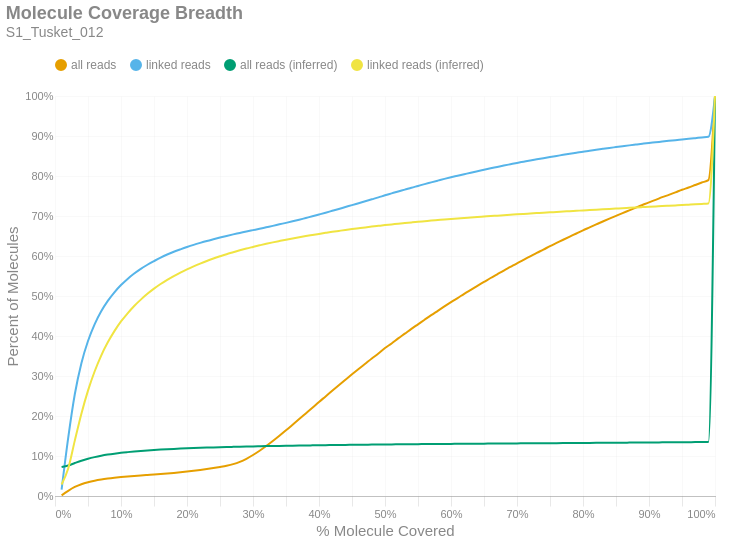

This figure's notebook cell:
### Markdown cell above
### Molecule Read Coverage
This chart shows molecule coverage breadth as computed by the number of bases aligned to that molecule. In other words, "*how much of each unique long molecule is actually sequenced/aligned?*" Keep in mind there is a distinction between sequences and alignments, since some sequences belonging to a particular molecule may not align well and wouldn't appear in the alignment data. This chart also shows molecule coverage breadth as computed by the *inferred fragment* from which the aligned sequences originate. Unlike read coverage, this calculation takes into account the total insert size, including unsequenced gaps between the forward and reverse reads. Like the previous figures, these are cumulative percents.

### Code cell
if SKIPLR:
    print_html(f"Skipped")
else:
    binned_df = consolidated_hist(valids['coverage_bp'], mask, 0.01, True)
    binned_df_inf = consolidated_hist(valids['coverage_inserts'], mask, 0.01, True)
    binned_df = binned_df.with_columns(pl.lit(binned_df_inf['all reads (cumsum)']).alias('all reads (inferred)'))
    binned_df = binned_df.with_columns(pl.lit(binned_df_inf['linked reads (cumsum)']).alias('linked reads (inferred)'))
    binned_df = binned_df.with_columns(
        (pl.col('bin').cast(pl.Float64) + 0.01).alias('right_edge')
    )

    with SafeRender(binned_df):
        (
            density_plot(binned_df, 'Molecule Coverage Breadth', samplename, 'molcov', ['all reads (inferred)','linked reads (inferred)'])
            .encode(
                #x=alt.X('bin:Q', title="% Molecule Covered").axis(format = '%').scale(padding=0),
                x=alt.X('right_edge:Q', title="% Molecule Covered").axis(format='%').scale(padding=0),
                y=alt.Y('value:Q', title='Percent of Molecules')
                    .axis(format='%')
                    .stack(False)
                    .scale(domainMin=0, padding=0),
                color=alt.Color("key:N").scale(domain = ["all reads", "linked reads", "all reads (inferred)", "linked reads (inferred)"]),
                tooltip = [
                    alt.Tooltip("key:N", title = "Data Type"),
                    alt.Tooltip("range_label:N", title="% Molecule Covered"),
                    alt.Tooltip("value:Q", format = ".2%", title="% Molecules")
                ]
            )
        ).display()

### Figure 1 — Vega-Lite specification as saved in the notebook (floating-point values rounded to 4 significant figures)
{"width": "container", "height": 400, "config": {"title": {"anchor": "start", "dy": -15, "fontSize": 18, "color": "#888888", "subtitleColor": "#888888", "subtitleFontSize": 14}, "arc": {"fill": "#0072B2"}, "axis": {"domainColor": "#888888", "domainWidth": 0.5, "gridWidth": 0.2, "grid": false, "titleFontWeight": 400, "titleFontSize": 15, "labelFontSize": 11, "labelColor": "#888888", "tickColor": "#888888", "tickWidth": 0.2, "titleColor": "#888888"}, "axisBand": {"grid": false}, "axisX": {"grid": true, "tickSize": 10, "domainCap": "round"}, "axisY": {"domain": false, "grid": true, "tickSize": 0, "domainCap": "round"}, "background": "transparent", "header": {"labelFontSize": 15, "labelColor": "#888888", "titleFontSize": 15, "titleFontWeight": 600, "titleColor": "#888888"}, "legend": {"labelFont": "sans-serif", "labelFontSize": 12, "labelColor": "#888888", "symbolSize": 100, "symbolType": "circle", "titleFontSize": 12, "titlePadding": 10, "titleColor": "#888888", "title": null, "orient": "top"}, "range": {"category": ["#E69F00", "#56B4E9", "#009E73", "#F0E442", "#0072B2", "#D55E00", "#CC79A7", "#000000"], "diverging": ["#cfe8f3", "#a2d4ec", "#73bfe2", "#46abdb", "#1696d2", "#12719e"]}, "area": {"fill": "#0072B2", "fillOpacity": 0.7, "line": true, "strokeOpacity": 0.7}, "line": {"color": "#0072B2", "stroke": "#0072B2", "strokeWidth": 2}, "trail": {"color": "#0072B2", "stroke": "#0072B2", "strokeWidth": 0, "size": 1}, "point": {"filled": true, "fillOpacity": 1.0, "size": 95}, "text": {"color": "#888888", "fontSize": 11, "align": "right", "fontWeight": 400, "size": 11}, "bar": {"fill": "#0072B2", "stroke": null}, "view": {"stroke": null, "continuousWidth": 660, "continuousHeight": 400}}, "data": {"name": "data-170cc8f62102b42ac751af52048fd308"}, "mark": {"type": "line", "interpolate": "monotone", "point": {"opacity": 0, "size": 275}}, "encoding": {"color": {"field": "key", "scale": {"domain": ["all reads", "linked reads", "all reads (inferred)", "linked reads (inferred)"]}, "type": "nominal"}, "tooltip": [{"field": "key", "title": "Data Type", "type": "nominal"}, {"field": "range_label", "title": "% Molecule Covered", "type": "nominal"}, {"field": "value", "format": ".2%", "title": "% Molecules", "type": "quantitative"}], "x": {"axis": {"format": "%"}, "field": "right_edge", "scale": {"padding": 0}, "title": "% Molecule Covered", "type": "quantitative"}, "y": {"axis": {"format": "%"}, "field": "value", "scale": {"domainMin": 0, "padding": 0}, "stack": false, "title": "Percent of Molecules", "type": "quantitative"}}, "params": [{"name": "param_c36ac31b6afebe62", "select": {"type": "point", "fields": ["key"]}, "bind": "legend"}], "title": {"text": "Molecule Coverage Breadth", "subtitle": "S1_Tusket_012"}, "transform": [{"fold": ["all reads (cumsum)", "linked reads (cumsum)", "all reads (inferred)", "linked reads (inferred)"]}, {"calculate": "replace(datum.key, ' (cumsum)', '')", "as": "key"}, {"filter": {"param": "param_c36ac31b6afebe62"}}], "usermeta": {"embedOptions": {"downloadFileName": "S1_Tusket_012.molcov"}}, "$schema": "https://vega.github.io/schema/vega-lite/v6.1.0.json", "datasets": {"data-170cc8f62102b42ac751af52048fd308": [{"bin": "0.0", "interval": "0.0-0.01", "all reads": 0.001632, "linked reads": 0.01594, "all reads (cumsum)": 0.001632, "linked reads (cumsum)": 0.01594, "range_label": "0.0-0.01", "all reads (inferred)": 0.07259, "linked reads (inferred)": 0.0288, "right_edge": 0.01}, {"bin": "0.01", "interval": "0.01-0.02", "all reads": 0.01139, "linked reads": 0.1292, "all reads (cumsum)": 0.01302, "linked reads (cumsum)": 0.1451, "range_label": "0.01-0.02", "all reads (inferred)": 0.07625, "linked reads (inferred)": 0.0686, "right_edge": 0.02}, {"bin": "0.02", "interval": "0.02-0.03", "all reads": 0.009588, "linked reads": 0.1093, "all reads (cumsum)": 0.02261, "linked reads (cumsum)": 0.2543, "range_label": "0.02-0.03", "all reads (inferred)": 0.08234, "linked reads (inferred)": 0.1384, "right_edge": 0.03}, {"bin": "0.03", "interval": "0.03-0.04", "all reads": 0.006905, "linked reads": 0.07774, "all reads (cumsum)": 0.02951, "linked reads (cumsum)": 0.3321, "range_label": "0.03-0.04", "all reads (inferred)": 0.08817, "linked reads (inferred)": 0.2059, "right_edge": 0.04}, {"bin": "0.04", "interval": "0.04-0.05", "all reads": 0.0049, "linked reads": 0.05536, "all reads (cumsum)": 0.03441, "linked reads (cumsum)": 0.3874, "range_label": "0.04-0.05", "all reads (inferred)": 0.09313, "linked reads (inferred)": 0.2635, "right_edge": 0.05}, {"bin": "0.05", "interval": "0.05-0.06", "all reads": 0.003762, "linked reads": 0.04179, "all reads (cumsum)": 0.03818, "linked reads (cumsum)": 0.4292, "range_label": "0.05-0.06", "all reads (inferred)": 0.09724, "linked reads (inferred)": 0.3113, "right_edge": 0.06}, {"bin": "0.06", "interval": "0.06-0.07", "all reads": 0.002956, "linked reads": 0.0326, "all reads (cumsum)": 0.04113, "linked reads (cumsum)": 0.4618, "range_label": "0.06-0.07", "all reads (inferred)": 0.1007, "linked reads (inferred)": 0.3512, "right_edge": 0.07}, {"bin": "0.07", "interval": "0.07-0.08", "all reads": 0.002382, "linked reads": 0.02599, "all reads (cumsum)": 0.04352, "linked reads (cumsum)": 0.4878, "range_label": "0.07-0.08", "all reads (inferred)": 0.1035, "linked reads (inferred)": 0.3842, "right_edge": 0.08}, {"bin": "0.08", "interval": "0.08-0.09", "all reads": 0.00202, "linked reads": 0.02147, "all reads (cumsum)": 0.04553, "linked reads (cumsum)": 0.5093, "range_label": "0.08-0.09", "all reads (inferred)": 0.1059, "linked reads (inferred)": 0.4122, "right_edge": 0.09}, {"bin": "0.09", "interval": "0.09-0.1", "all reads": 0.001756, "linked reads": 0.01807, "all reads (cumsum)": 0.04729, "linked reads (cumsum)": 0.5274, "range_label": "0.09-0.1", "all reads (inferred)": 0.108, "linked reads (inferred)": 0.4365, "right_edge": 0.1}, {"bin": "0.1", "interval": "0.1-0.11", "all reads": 0.001553, "linked reads": 0.01539, "all reads (cumsum)": 0.04884, "linked reads (cumsum)": 0.5428, "range_label": "0.1-0.11", "all reads (inferred)": 0.1097, "linked reads (inferred)": 0.4566, "right_edge": 0.11}, {"bin": "0.11", "interval": "0.11-0.12", "all reads": 0.001378, "linked reads": 0.01331, "all reads (cumsum)": 0.05022, "linked reads (cumsum)": 0.5561, "range_label": "0.11-0.12", "all reads (inferred)": 0.1113, "linked reads (inferred)": 0.475, "right_edge": 0.12}, {"bin": "0.12", "interval": "0.12-0.13", "all reads": 0.001261, "linked reads": 0.01173, "all reads (cumsum)": 0.05148, "linked reads (cumsum)": 0.5678, "range_label": "0.12-0.13", "all reads (inferred)": 0.1126, "linked reads (inferred)": 0.491, "right_edge": 0.13}, {"bin": "0.13", "interval": "0.13-0.14", "all reads": 0.001169, "linked reads": 0.01034, "all reads (cumsum)": 0.05265, "linked reads (cumsum)": 0.5781, "range_label": "0.13-0.14", "all reads (inferred)": 0.1139, "linked reads (inferred)": 0.5054, "right_edge": 0.14}, {"bin": "0.14", "interval": "0.14-0.15", "all reads": 0.001147, "linked reads": 0.00914, "all reads (cumsum)": 0.0538, "linked reads (cumsum)": 0.5873, "range_label": "0.14-0.15", "all reads (inferred)": 0.115, "linked reads (inferred)": 0.5184, "right_edge": 0.15}, {"bin": "0.15", "interval": "0.15-0.16", "all reads": 0.001215, "linked reads": 0.008723, "all reads (cumsum)": 0.05501, "linked reads (cumsum)": 0.596, "range_label": "0.15-0.16", "all reads (inferred)": 0.116, "linked reads (inferred)": 0.5299, "right_edge": 0.16}, {"bin": "0.16", "interval": "0.16-0.17", "all reads": 0.001333, "linked reads": 0.007723, "all reads (cumsum)": 0.05635, "linked reads (cumsum)": 0.6037, "range_label": "0.16-0.17", "all reads (inferred)": 0.1169, "linked reads (inferred)": 0.5406, "right_edge": 0.17}, {"bin": "0.17", "interval": "0.17-0.18", "all reads": 0.001452, "linked reads": 0.006792, "all reads (cumsum)": 0.0578, "linked reads (cumsum)": 0.6105, "range_label": "0.17-0.18", "all reads (inferred)": 0.1177, "linked reads (inferred)": 0.55, "right_edge": 0.18}, {"bin": "0.18", "interval": "0.18-0.19", "all reads": 0.001609, "linked reads": 0.006127, "all reads (cumsum)": 0.05941, "linked reads (cumsum)": 0.6166, "range_label": "0.18-0.19", "all reads (inferred)": 0.1185, "linked reads (inferred)": 0.5586, "right_edge": 0.19}, {"bin": "0.19", "interval": "0.19-0.2", "all reads": 0.001786, "linked reads": 0.005833, "all reads (cumsum)": 0.06119, "linked reads (cumsum)": 0.6225, "range_label": "0.19-0.2", "all reads (inferred)": 0.1192, "linked reads (inferred)": 0.5667, "right_edge": 0.2}, {"bin": "0.2", "interval": "0.2-0.21", "all reads": 0.0019, "linked reads": 0.005397, "all reads (cumsum)": 0.06309, "linked reads (cumsum)": 0.6279, "range_label": "0.2-0.21", "all reads (inferred)": 0.1198, "linked reads (inferred)": 0.5741, "right_edge": 0.21}, {"bin": "0.21", "interval": "0.21-0.22", "all reads": 0.002079, "linked reads": 0.004989, "all reads (cumsum)": 0.06517, "linked reads (cumsum)": 0.6329, "range_label": "0.21-0.22", "all reads (inferred)": 0.1204, "linked reads (inferred)": 0.5811, "right_edge": 0.22}, {"bin": "0.22", "interval": "0.22-0.23", "all reads": 0.002241, "linked reads": 0.004733, "all reads (cumsum)": 0.06741, "linked reads (cumsum)": 0.6376, "range_label": "0.22-0.23", "all reads (inferred)": 0.121, "linked reads (inferred)": 0.5876, "right_edge": 0.23}, {"bin": "0.23", "interval": "0.23-0.24", "all reads": 0.002444, "linked reads": 0.004389, "all reads (cumsum)": 0.06986, "linked reads (cumsum)": 0.642, "range_label": "0.23-0.24", "all reads (inferred)": 0.1215, "linked reads (inferred)": 0.5936, "right_edge": 0.24}, {"bin": "0.24", "interval": "0.24-0.25", "all reads": 0.00274, "linked reads": 0.004253, "all reads (cumsum)": 0.0726, "linked reads (cumsum)": 0.6462, "range_label": "0.24-0.25", "all reads (inferred)": 0.122, "linked reads (inferred)": 0.5992, "right_edge": 0.25}, {"bin": "0.25", "interval": "0.25-0.26", "all reads": 0.003032, "linked reads": 0.004006, "all reads (cumsum)": 0.07563, "linked reads (cumsum)": 0.6502, "range_label": "0.25-0.26", "all reads (inferred)": 0.1224, "linked reads (inferred)": 0.6046, "right_edge": 0.26}, {"bin": "0.26", "interval": "0.26-0.27", "all reads": 0.00397, "linked reads": 0.003813, "all reads (cumsum)": 0.0796, "linked reads (cumsum)": 0.6541, "range_label": "0.26-0.27", "all reads (inferred)": 0.1229, "linked reads (inferred)": 0.6094, "right_edge": 0.27}, {"bin": "0.27", "interval": "0.27-0.28", "all reads": 0.005666, "linked reads": 0.003548, "all reads (cumsum)": 0.08527, "linked reads (cumsum)": 0.6576, "range_label": "0.27-0.28", "all reads (inferred)": 0.1233, "linked reads (inferred)": 0.6142, "right_edge": 0.28}, {"bin": "0.28", "interval": "0.28-0.29", "all reads": 0.007753, "linked reads": 0.003663, "all reads (cumsum)": 0.09302, "linked reads (cumsum)": 0.6613, "range_label": "0.28-0.29", "all reads (inferred)": 0.1237, "linked reads (inferred)": 0.6187, "right_edge": 0.29}, {"bin": "0.29", "interval": "0.29-0.3", "all reads": 0.009473, "linked reads": 0.003432, "all reads (cumsum)": 0.1025, "linked reads (cumsum)": 0.6647, "range_label": "0.29-0.3", "all reads (inferred)": 0.124, "linked reads (inferred)": 0.6227, "right_edge": 0.3}, {"bin": "0.3", "interval": "0.3-0.31", "all reads": 0.01066, "linked reads": 0.003421, "all reads (cumsum)": 0.1132, "linked reads (cumsum)": 0.6681, "range_label": "0.3-0.31", "all reads (inferred)": 0.1244, "linked reads (inferred)": 0.6267, "right_edge": 0.31}, {"bin": "0.31", "interval": "0.31-0.32", "all reads": 0.01182, "linked reads": 0.00365, "all reads (cumsum)": 0.125, "linked reads (cumsum)": 0.6718, "range_label": "0.31-0.32", "all reads (inferred)": 0.1247, "linked reads (inferred)": 0.6305, "right_edge": 0.32}, {"bin": "0.32", "interval": "0.32-0.33", "all reads": 0.01262, "linked reads": 0.003552, "all reads (cumsum)": 0.1376, "linked reads (cumsum)": 0.6753, "range_label": "0.32-0.33", "all reads (inferred)": 0.125, "linked reads (inferred)": 0.634, "right_edge": 0.33}, {"bin": "0.33", "interval": "0.33-0.34", "all reads": 0.01317, "linked reads": 0.003824, "all reads (cumsum)": 0.1508, "linked reads (cumsum)": 0.6791, "range_label": "0.33-0.34", "all reads (inferred)": 0.1253, "linked reads (inferred)": 0.6374, "right_edge": 0.34}, {"bin": "0.34", "interval": "0.34-0.35", "all reads": 0.01348, "linked reads": 0.003697, "all reads (cumsum)": 0.1642, "linked reads (cumsum)": 0.6828, "range_label": "0.34-0.35", "all reads (inferred)": 0.1256, "linked reads (inferred)": 0.6407, "right_edge": 0.35}, {"bin": "0.35", "interval": "0.35-0.36", "all reads": 0.01397, "linked reads": 0.003879, "all reads (cumsum)": 0.1782, "linked reads (cumsum)": 0.6867, "range_label": "0.35-0.36", "all reads (inferred)": 0.1259, "linked reads (inferred)": 0.6439, "right_edge": 0.36}, {"bin": "0.36", "interval": "0.36-0.37", "all reads": 0.01402, "linked reads": 0.004024, "all reads (cumsum)": 0.1922, "linked reads (cumsum)": 0.6907, "range_label": "0.36-0.37", "all reads (inferred)": 0.1261, "linked reads (inferred)": 0.6469, "right_edge": 0.37}, {"bin": "0.37", "interval": "0.37-0.38", "all reads": 0.01418, "linked reads": 0.004307, "all reads (cumsum)": 0.2064, "linked reads (cumsum)": 0.695, "range_label": "0.37-0.38", "all reads (inferred)": 0.1264, "linked reads (inferred)": 0.6498, "right_edge": 0.38}, {"bin": "0.38", "interval": "0.38-0.39", "all reads": 0.01418, "linked reads": 0.004287, "all reads (cumsum)": 0.2206, "linked reads (cumsum)": 0.6993, "range_label": "0.38-0.39", "all reads (inferred)": 0.1266, "linked reads (inferred)": 0.6525, "right_edge": 0.39}, {"bin": "0.39", "interval": "0.39-0.4", "all reads": 0.01441, "linked reads": 0.004486, "all reads (cumsum)": 0.235, "linked reads (cumsum)": 0.7038, "range_label": "0.39-0.4", "all reads (inferred)": 0.1269, "linked reads (inferred)": 0.6552, "right_edge": 0.4}, {"bin": "0.4", "interval": "0.4-0.41", "all reads": 0.01394, "linked reads": 0.004518, "all reads (cumsum)": 0.2489, "linked reads (cumsum)": 0.7083, "range_label": "0.4-0.41", "all reads (inferred)": 0.1271, "linked reads (inferred)": 0.6579, "right_edge": 0.41}, {"bin": "0.41", "interval": "0.41-0.42", "all reads": 0.01405, "linked reads": 0.004631, "all reads (cumsum)": 0.263, "linked reads (cumsum)": 0.713, "range_label": "0.41-0.42", "all reads (inferred)": 0.1273, "linked reads (inferred)": 0.6604, "right_edge": 0.42}, {"bin": "0.42", "interval": "0.42-0.43", "all reads": 0.01388, "linked reads": 0.004643, "all reads (cumsum)": 0.2769, "linked reads (cumsum)": 0.7176, "range_label": "0.42-0.43", "all reads (inferred)": 0.1275, "linked reads (inferred)": 0.6628, "right_edge": 0.43}, {"bin": "0.43", "interval": "0.43-0.44", "all reads": 0.01372, "linked reads": 0.004847, "all reads (cumsum)": 0.2906, "linked reads (cumsum)": 0.7225, "range_label": "0.43-0.44", "all reads (inferred)": 0.1277, "linked reads (inferred)": 0.6651, "right_edge": 0.44}, {"bin": "0.44", "interval": "0.44-0.45", "all reads": 0.01362, "linked reads": 0.004711, "all reads (cumsum)": 0.3042, "linked reads (cumsum)": 0.7272, "range_label": "0.44-0.45", "all reads (inferred)": 0.1279, "linked reads (inferred)": 0.6673, "right_edge": 0.45}, {"bin": "0.45", "interval": "0.45-0.46", "all reads": 0.01336, "linked reads": 0.004856, "all reads (cumsum)": 0.3176, "linked reads (cumsum)": 0.732, "range_label": "0.45-0.46", "all reads (inferred)": 0.1281, "linked reads (inferred)": 0.6694, "right_edge": 0.46}, {"bin": "0.46", "interval": "0.46-0.47", "all reads": 0.0131, "linked reads": 0.004824, "all reads (cumsum)": 0.3307, "linked reads (cumsum)": 0.7368, "range_label": "0.46-0.47", "all reads (inferred)": 0.1283, "linked reads (inferred)": 0.6715, "right_edge": 0.47}, {"bin": "0.47", "interval": "0.47-0.48", "all reads": 0.01319, "linked reads": 0.004858, "all reads (cumsum)": 0.3439, "linked reads (cumsum)": 0.7417, "range_label": "0.47-0.48", "all reads (inferred)": 0.1285, "linked reads (inferred)": 0.6735, "right_edge": 0.48}, {"bin": "0.48", "interval": "0.48-0.49", "all reads": 0.01239, "linked reads": 0.004828, "all reads (cumsum)": 0.3562, "linked reads (cumsum)": 0.7465, "range_label": "0.48-0.49", "all reads (inferred)": 0.1287, "linked reads (inferred)": 0.6754, "right_edge": 0.49}, {"bin": "0.49", "interval": "0.49-0.5", "all reads": 0.01368, "linked reads": 0.005178, "all reads (cumsum)": 0.3699, "linked reads (cumsum)": 0.7517, "range_label": "0.49-0.5", "all reads (inferred)": 0.1289, "linked reads (inferred)": 0.6772, "right_edge": 0.5}, {"bin": "0.5", "interval": "0.5-0.51", "all reads": 0.01137, "linked reads": 0.004849, "all reads (cumsum)": 0.3813, "linked reads (cumsum)": 0.7566, "range_label": "0.5-0.51", "all reads (inferred)": 0.129, "linked reads (inferred)": 0.6789, "right_edge": 0.51}, {"bin": "0.51", "interval": "0.51-0.52", "all reads": 0.01266, "linked reads": 0.004819, "all reads (cumsum)": 0.394, "linked reads (cumsum)": 0.7614, "range_label": "0.51-0.52", "all reads (inferred)": 0.1292, "linked reads (inferred)": 0.6807, "right_edge": 0.52}, {"bin": "0.52", "interval": "0.52-0.53", "all reads": 0.01183, "linked reads": 0.004606, "all reads (cumsum)": 0.4058, "linked reads (cumsum)": 0.766, "range_label": "0.52-0.53", "all reads (inferred)": 0.1293, "linked reads (inferred)": 0.6824, "right_edge": 0.53}, {"bin": "0.53", "interval": "0.53-0.54", "all reads": 0.01201, "linked reads": 0.004783, "all reads (cumsum)": 0.4178, "linked reads (cumsum)": 0.7708, "range_label": "0.53-0.54", "all reads (inferred)": 0.1295, "linked reads (inferred)": 0.684, "right_edge": 0.54}, {"bin": "0.54", "interval": "0.54-0.55", "all reads": 0.01143, "linked reads": 0.004448, "all reads (cumsum)": 0.4292, "linked reads (cumsum)": 0.7752, "range_label": "0.54-0.55", "all reads (inferred)": 0.1296, "linked reads (inferred)": 0.6856, "right_edge": 0.55}, {"bin": "0.55", "interval": "0.55-0.56", "all reads": 0.01148, "linked reads": 0.004516, "all reads (cumsum)": 0.4407, "linked reads (cumsum)": 0.7797, "range_label": "0.55-0.56", "all reads (inferred)": 0.1298, "linked reads (inferred)": 0.6871, "right_edge": 0.56}, {"bin": "0.56", "interval": "0.56-0.57", "all reads": 0.01137, "linked reads": 0.004341, "all reads (cumsum)": 0.4521, "linked reads (cumsum)": 0.7841, "range_label": "0.56-0.57", "all reads (inferred)": 0.1299, "linked reads (inferred)": 0.6885, "right_edge": 0.57}, {"bin": "0.57", "interval": "0.57-0.58", "all reads": 0.0109, "linked reads": 0.004373, "all reads (cumsum)": 0.463, "linked reads (cumsum)": 0.7884, "range_label": "0.57-0.58", "all reads (inferred)": 0.13, "linked reads (inferred)": 0.6899, "right_edge": 0.58}, {"bin": "0.58", "interval": "0.58-0.59", "all reads": 0.01093, "linked reads": 0.004389, "all reads (cumsum)": 0.4739, "linked reads (cumsum)": 0.7928, "range_label": "0.58-0.59", "all reads (inferred)": 0.1302, "linked reads (inferred)": 0.6913, "right_edge": 0.59}, {"bin": "0.59", "interval": "0.59-0.6", "all reads": 0.01086, "linked reads": 0.004069, "all reads (cumsum)": 0.4848, "linked reads (cumsum)": 0.7969, "range_label": "0.59-0.6", "all reads (inferred)": 0.1303, "linked reads (inferred)": 0.6926, "right_edge": 0.6}, {"bin": "0.6", "interval": "0.6-0.61", "all reads": 0.01014, "linked reads": 0.003758, "all reads (cumsum)": 0.4949, "linked reads (cumsum)": 0.8007, "range_label": "0.6-0.61", "all reads (inferred)": 0.1304, "linked reads (inferred)": 0.6938, "right_edge": 0.61}, {"bin": "0.61", "interval": "0.61-0.62", "all reads": 0.01047, "linked reads": 0.003817, "all reads (cumsum)": 0.5054, "linked reads (cumsum)": 0.8045, "range_label": "0.61-0.62", "all reads (inferred)": 0.1306, "linked reads (inferred)": 0.6951, "right_edge": 0.62}, {"bin": "0.62", "interval": "0.62-0.63", "all reads": 0.01005, "linked reads": 0.003858, "all reads (cumsum)": 0.5154, "linked reads (cumsum)": 0.8083, "range_label": "0.62-0.63", "all reads (inferred)": 0.1307, "linked reads (inferred)": 0.6962, "right_edge": 0.63}, {"bin": "0.63", "interval": "0.63-0.64", "all reads": 0.01003, "linked reads": 0.003666, "all reads (cumsum)": 0.5255, "linked reads (cumsum)": 0.812, "range_label": "0.63-0.64", "all reads (inferred)": 0.1308, "linked reads (inferred)": 0.6975, "right_edge": 0.64}, {"bin": "0.64", "interval": "0.64-0.65", "all reads": 0.009687, "linked reads": 0.0036, "all reads (cumsum)": 0.5351, "linked reads (cumsum)": 0.8156, "range_label": "0.64-0.65", "all reads (inferred)": 0.1309, "linked reads (inferred)": 0.6987, "right_edge": 0.65}, {"bin": "0.65", "interval": "0.65-0.66", "all reads": 0.009888, "linked reads": 0.003604, "all reads (cumsum)": 0.545, "linked reads (cumsum)": 0.8192, "range_label": "0.65-0.66", "all reads (inferred)": 0.131, "linked reads (inferred)": 0.6999, "right_edge": 0.66}, {"bin": "0.66", "interval": "0.66-0.67", "all reads": 0.009319, "linked reads": 0.003341, "all reads (cumsum)": 0.5543, "linked reads (cumsum)": 0.8226, "range_label": "0.66-0.67", "all reads (inferred)": 0.1312, "linked reads (inferred)": 0.7009, "right_edge": 0.67}, {"bin": "0.67", "interval": "0.67-0.68", "all reads": 0.009344, "linked reads": 0.003466, "all reads (cumsum)": 0.5637, "linked reads (cumsum)": 0.826, "range_label": "0.67-0.68", "all reads (inferred)": 0.1313, "linked reads (inferred)": 0.702, "right_edge": 0.68}, {"bin": "0.68", "interval": "0.68-0.69", "all reads": 0.008979, "linked reads": 0.003364, "all reads (cumsum)": 0.5727, "linked reads (cumsum)": 0.8294, "range_label": "0.68-0.69", "all reads (inferred)": 0.1314, "linked reads (inferred)": 0.7031, "right_edge": 0.69}, {"bin": "0.69", "interval": "0.69-0.7", "all reads": 0.009095, "linked reads": 0.003353, "all reads (cumsum)": 0.5818, "linked reads (cumsum)": 0.8327, "range_label": "0.69-0.7", "all reads (inferred)": 0.1315, "linked reads (inferred)": 0.7042, "right_edge": 0.7}, {"bin": "0.7", "interval": "0.7-0.71", "all reads": 0.008721, "linked reads": 0.003067, "all reads (cumsum)": 0.5905, "linked reads (cumsum)": 0.8358, "range_label": "0.7-0.71", "all reads (inferred)": 0.1316, "linked reads (inferred)": 0.7053, "right_edge": 0.71}, {"bin": "0.71", "interval": "0.71-0.72", "all reads": 0.008618, "linked reads": 0.003069, "all reads (cumsum)": 0.5991, "linked reads (cumsum)": 0.8389, "range_label": "0.71-0.72", "all reads (inferred)": 0.1317, "linked reads (inferred)": 0.7062, "right_edge": 0.72}, {"bin": "0.72", "interval": "0.72-0.73", "all reads": 0.008643, "linked reads": 0.002879, "all reads (cumsum)": 0.6077, "linked reads (cumsum)": 0.8417, "range_label": "0.72-0.73", "all reads (inferred)": 0.1318, "linked reads (inferred)": 0.7072, "right_edge": 0.73}, {"bin": "0.73", "interval": "0.73-0.74", "all reads": 0.008237, "linked reads": 0.002822, "all reads (cumsum)": 0.616, "linked reads (cumsum)": 0.8446, "range_label": "0.73-0.74", "all reads (inferred)": 0.132, "linked reads (inferred)": 0.7082, "right_edge": 0.74}, {"bin": "0.74", "interval": "0.74-0.75", "all reads": 0.008662, "linked reads": 0.002881, "all reads (cumsum)": 0.6246, "linked reads (cumsum)": 0.8475, "range_label": "0.74-0.75", "all reads (inferred)": 0.1321, "linked reads (inferred)": 0.7092, "right_edge": 0.75}, {"bin": "0.75", "interval": "0.75-0.76", "all reads": 0.007997, "linked reads": 0.002655, "all reads (cumsum)": 0.6326, "linked reads (cumsum)": 0.8501, "range_label": "0.75-0.76", "all reads (inferred)": 0.1322, "linked reads (inferred)": 0.7102, "right_edge": 0.76}, {"bin": "0.76", "interval": "0.76-0.77", "all reads": 0.008037, "linked reads": 0.00284, "all reads (cumsum)": 0.6407, "linked reads (cumsum)": 0.8529, "range_label": "0.76-0.77", "all reads (inferred)": 0.1323, "linked reads (inferred)": 0.7111, "right_edge": 0.77}, {"bin": "0.77", "interval": "0.77-0.78", "all reads": 0.007869, "linked reads": 0.002657, "all reads (cumsum)": 0.6485, "linked reads (cumsum)": 0.8556, "range_label": "0.77-0.78", "all reads (inferred)": 0.1324, "linked reads (inferred)": 0.7121, "right_edge": 0.78}, {"bin": "0.78", "interval": "0.78-0.79", "all reads": 0.007709, "linked reads": 0.002512, "all reads (cumsum)": 0.6563, "linked reads (cumsum)": 0.8581, "range_label": "0.78-0.79", "all reads (inferred)": 0.1325, "linked reads (inferred)": 0.713, "right_edge": 0.79}, {"bin": "0.79", "interval": "0.79-0.8", "all reads": 0.008033, "linked reads": 0.002641, "all reads (cumsum)": 0.6643, "linked reads (cumsum)": 0.8608, "range_label": "0.79-0.8", "all reads (inferred)": 0.1326, "linked reads (inferred)": 0.714, "right_edge": 0.8}, {"bin": "0.8", "interval": "0.8-0.81", "all reads": 0.00726, "linked reads": 0.002283, "all reads (cumsum)": 0.6715, "linked reads (cumsum)": 0.863, "range_label": "0.8-0.81", "all reads (inferred)": 0.1327, "linked reads (inferred)": 0.7148, "right_edge": 0.81}, {"bin": "0.81", "interval": "0.81-0.82", "all reads": 0.007372, "linked reads": 0.002512, "all reads (cumsum)": 0.6789, "linked reads (cumsum)": 0.8656, "range_label": "0.81-0.82", "all reads (inferred)": 0.1329, "linked reads (inferred)": 0.7158, "right_edge": 0.82}, {"bin": "0.82", "interval": "0.82-0.83", "all reads": 0.007335, "linked reads": 0.002328, "all reads (cumsum)": 0.6863, "linked reads (cumsum)": 0.8679, "range_label": "0.82-0.83", "all reads (inferred)": 0.133, "linked reads (inferred)": 0.7167, "right_edge": 0.83}, {"bin": "0.83", "interval": "0.83-0.84", "all reads": 0.007177, "linked reads": 0.002271, "all reads (cumsum)": 0.6934, "linked reads (cumsum)": 0.8702, "range_label": "0.83-0.84", "all reads (inferred)": 0.1331, "linked reads (inferred)": 0.7176, "right_edge": 0.84}, {"bin": "0.84", "interval": "0.84-0.85", "all reads": 0.006954, "linked reads": 0.002144, "all reads (cumsum)": 0.7004, "linked reads (cumsum)": 0.8723, "range_label": "0.84-0.85", "all reads (inferred)": 0.1332, "linked reads (inferred)": 0.7185, "right_edge": 0.85}, {"bin": "0.85", "interval": "0.85-0.86", "all reads": 0.006917, "linked reads": 0.002147, "all reads (cumsum)": 0.7073, "linked reads (cumsum)": 0.8744, "range_label": "0.85-0.86", "all reads (inferred)": 0.1333, "linked reads (inferred)": 0.7194, "right_edge": 0.86}, {"bin": "0.86", "interval": "0.86-0.87", "all reads": 0.006803, "linked reads": 0.002126, "all reads (cumsum)": 0.7141, "linked reads (cumsum)": 0.8766, "range_label": "0.86-0.87", "all reads (inferred)": 0.1335, "linked reads (inferred)": 0.7204, "right_edge": 0.87}, {"bin": "0.87", "interval": "0.87-0.88", "all reads": 0.00684, "linked reads": 0.002022, "all reads (cumsum)": 0.7209, "linked reads (cumsum)": 0.8786, "range_label": "0.87-0.88", "all reads (inferred)": 0.1336, "linked reads (inferred)": 0.7213, "right_edge": 0.88}, {"bin": "0.88", "interval": "0.88-0.89", "all reads": 0.006608, "linked reads": 0.002002, "all reads (cumsum)": 0.7276, "linked reads (cumsum)": 0.8806, "range_label": "0.88-0.89", "all reads (inferred)": 0.1337, "linked reads (inferred)": 0.7222, "right_edge": 0.89}, {"bin": "0.89", "interval": "0.89-0.9", "all reads": 0.006658, "linked reads": 0.001938, "all reads (cumsum)": 0.7342, "linked reads (cumsum)": 0.8825, "range_label": "0.89-0.9", "all reads (inferred)": 0.1338, "linked reads (inferred)": 0.7231, "right_edge": 0.9}, {"bin": "0.9", "interval": "0.9-0.91", "all reads": 0.006091, "linked reads": 0.001736, "all reads (cumsum)": 0.7403, "linked reads (cumsum)": 0.8843, "range_label": "0.9-0.91", "all reads (inferred)": 0.1339, "linked reads (inferred)": 0.724, "right_edge": 0.91}, {"bin": "0.91", "interval": "0.91-0.92", "all reads": 0.006815, "linked reads": 0.001852, "all reads (cumsum)": 0.7471, "linked reads (cumsum)": 0.8861, "range_label": "0.91-0.92", "all reads (inferred)": 0.1341, "linked reads (inferred)": 0.7249, "right_edge": 0.92}, {"bin": "0.92", "interval": "0.92-0.93", "all reads": 0.005779, "linked reads": 0.001768, "all reads (cumsum)": 0.7529, "linked reads (cumsum)": 0.8879, "range_label": "0.92-0.93", "all reads (inferred)": 0.1342, "linked reads (inferred)": 0.7257, "right_edge": 0.93}, {"bin": "0.93", "interval": "0.93-0.94", "all reads": 0.006209, "linked reads": 0.001653, "all reads (cumsum)": 0.7591, "linked reads (cumsum)": 0.8895, "range_label": "0.93-0.94", "all reads (inferred)": 0.1343, "linked reads (inferred)": 0.7266, "right_edge": 0.94}, {"bin": "0.94", "interval": "0.94-0.95", "all reads": 0.006604, "linked reads": 0.001752, "all reads (cumsum)": 0.7657, "linked reads (cumsum)": 0.8913, "range_label": "0.94-0.95", "all reads (inferred)": 0.1345, "linked reads (inferred)": 0.7274, "right_edge": 0.95}, {"bin": "0.95", "interval": "0.95-0.96", "all reads": 0.00538, "linked reads": 0.001716, "all reads (cumsum)": 0.7711, "linked reads (cumsum)": 0.893, "range_label": "0.95-0.96", "all reads (inferred)": 0.1346, "linked reads (inferred)": 0.7283, "right_edge": 0.96}, {"bin": "0.96", "interval": "0.96-0.97", "all reads": 0.00631, "linked reads": 0.001643, "all reads (cumsum)": 0.7774, "linked reads (cumsum)": 0.8947, "range_label": "0.96-0.97", "all reads (inferred)": 0.1347, "linked reads (inferred)": 0.7292, "right_edge": 0.97}, {"bin": "0.97", "interval": "0.97-0.98", "all reads": 0.006293, "linked reads": 0.001623, "all reads (cumsum)": 0.7837, "linked reads (cumsum)": 0.8963, "range_label": "0.97-0.98", "all reads (inferred)": 0.1349, "linked reads (inferred)": 0.7303, "right_edge": 0.98}, {"bin": "0.98", "interval": "0.98-0.99", "all reads": 0.005886, "linked reads": 0.001677, "all reads (cumsum)": 0.7896, "linked reads (cumsum)": 0.898, "range_label": "0.98-0.99", "all reads (inferred)": 0.1352, "linked reads (inferred)": 0.7315, "right_edge": 0.99}, {"bin": "0.99", "interval": "0.99-1.0", "all reads": 0.2104, "linked reads": 0.102, "all reads (cumsum)": 1.0, "linked reads (cumsum)": 1.0, "range_label": "0.99-1.0", "all reads (inferred)": 1.0, "linked reads (inferred)": 1.0, "right_edge": 1.0}]}}
